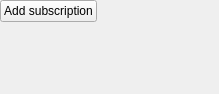
<?xml version="1.0" encoding="UTF-8"?>
<ui version="4.0">
 <class>SubListWidget</class>
 <widget class="QWidget" name="SubListWidget">
  <property name="geometry">
   <rect>
    <x>0</x>
    <y>0</y>
    <width>219</width>
    <height>94</height>
   </rect>
  </property>
  <property name="windowTitle">
   <string>Sub List </string>
  </property>
  <layout class="QVBoxLayout" name="m_layout">
   <property name="margin">
    <number>0</number>
   </property>
   <item>
    <layout class="QHBoxLayout" name="horizontalLayout">
     <item>
      <widget class="QPushButton" name="m_addPushButton">
       <property name="text">
        <string>Add subscription</string>
       </property>
       <property name="icon">
        <iconset resource="../ui.qrc">
         <normaloff>:/image/add.png</normaloff>:/image/add.png</iconset>
       </property>
      </widget>
     </item>
     <item>
      <spacer name="horizontalSpacer_3">
       <property name="orientation">
        <enum>Qt::Horizontal</enum>
       </property>
       <property name="sizeHint" stdset="0">
        <size>
         <width>40</width>
         <height>20</height>
        </size>
       </property>
      </spacer>
     </item>
    </layout>
   </item>
   <item>
    <spacer name="verticalSpacer">
     <property name="orientation">
      <enum>Qt::Vertical</enum>
     </property>
     <property name="sizeHint" stdset="0">
      <size>
       <width>20</width>
       <height>56</height>
      </size>
     </property>
    </spacer>
   </item>
  </layout>
 </widget>
 <resources>
  <include location="../ui.qrc"/>
 </resources>
 <connections/>
</ui>
